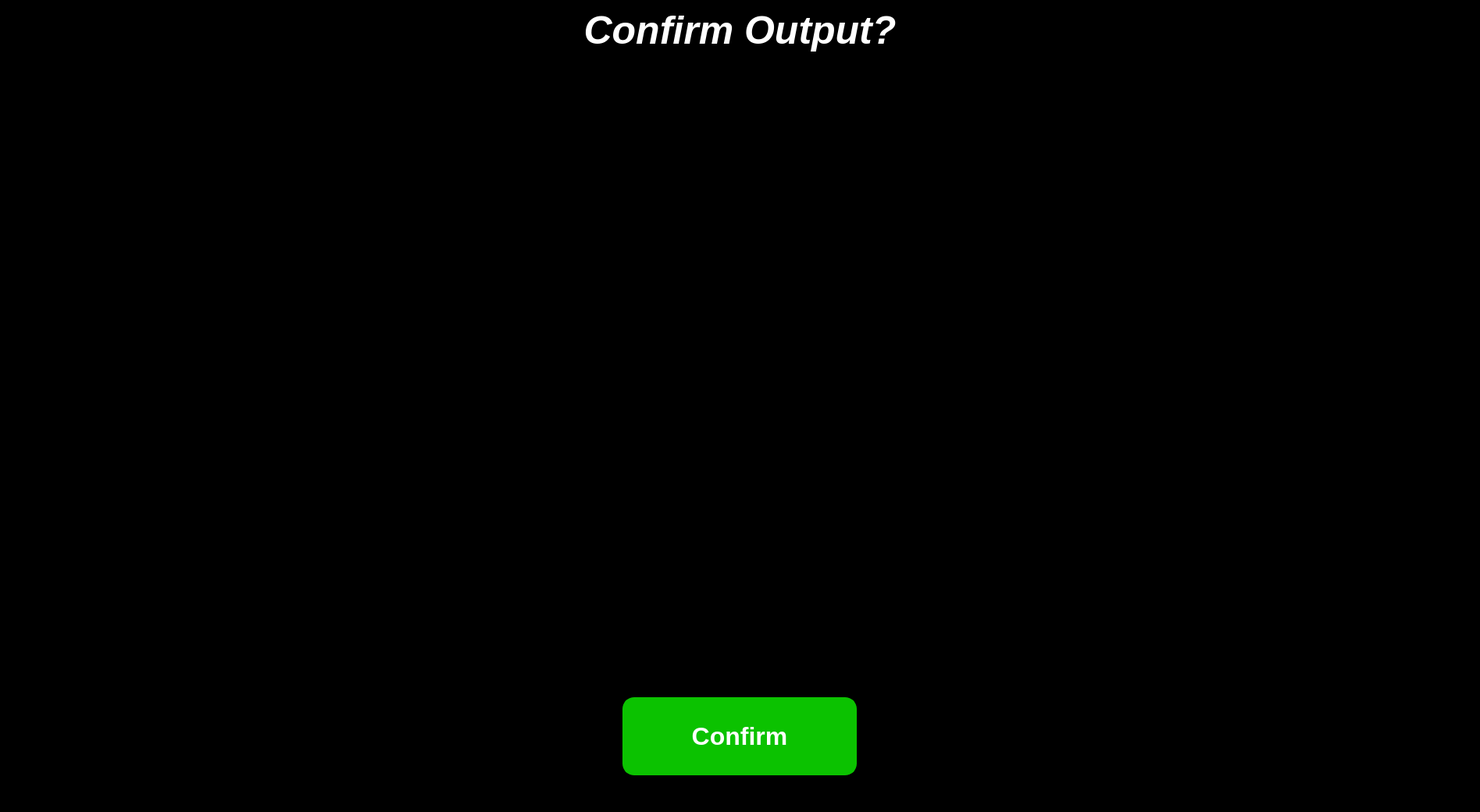
<?xml version="1.0" encoding="UTF-8"?>
<ui version="4.0">
 <class>Confirm</class>
 <widget class="QWidget" name="Confirm">
  <property name="geometry">
   <rect>
    <x>0</x>
    <y>0</y>
    <width>1895</width>
    <height>1040</height>
   </rect>
  </property>
  <property name="sizePolicy">
   <sizepolicy hsizetype="Preferred" vsizetype="Preferred">
    <horstretch>0</horstretch>
    <verstretch>0</verstretch>
   </sizepolicy>
  </property>
  <property name="maximumSize">
   <size>
    <width>16777215</width>
    <height>16777215</height>
   </size>
  </property>
  <property name="windowTitle">
   <string>Confirm</string>
  </property>
  <property name="styleSheet">
   <string notr="true">#Confirm {
    background-color: black;
}

#confirmLabel {
    color: #FFF;
    text-align: center;
    font-family: &quot;Roboto Condensed&quot;;
    font-style: italic;
    font-weight: 700;
    font-size: 50px;
}</string>
  </property>
  <layout class="QGridLayout" name="gridLayout">
   <property name="leftMargin">
    <number>0</number>
   </property>
   <property name="topMargin">
    <number>0</number>
   </property>
   <property name="rightMargin">
    <number>0</number>
   </property>
   <property name="bottomMargin">
    <number>0</number>
   </property>
   <item row="0" column="0">
    <widget class="QWidget" name="overlayWidget" native="true">
     <property name="styleSheet">
      <string notr="true">#overlayWidget {
    background: transparent;
}</string>
     </property>
     <layout class="QVBoxLayout" name="verticalLayout">
      <property name="spacing">
       <number>20</number>
      </property>
      <property name="leftMargin">
       <number>0</number>
      </property>
      <property name="topMargin">
       <number>0</number>
      </property>
      <property name="rightMargin">
       <number>0</number>
      </property>
      <property name="bottomMargin">
       <number>0</number>
      </property>
      <item>
       <spacer name="verticalSpacerTop1">
        <property name="orientation">
         <enum>Qt::Orientation::Vertical</enum>
        </property>
        <property name="sizeType">
         <enum>QSizePolicy::Policy::Minimum</enum>
        </property>
        <property name="sizeHint" stdset="0">
         <size>
          <width>20</width>
          <height>10</height>
         </size>
        </property>
       </spacer>
      </item>
      <item>
       <widget class="QLabel" name="confirmLabel">
        <property name="text">
         <string>Confirm Output?</string>
        </property>
        <property name="alignment">
         <set>Qt::AlignmentFlag::AlignCenter</set>
        </property>
       </widget>
      </item>
      <item>
       <layout class="QHBoxLayout" name="horizontalLayoutTop">
        <item>
         <spacer name="verticalSpacer1">
          <property name="orientation">
           <enum>Qt::Orientation::Vertical</enum>
          </property>
          <property name="sizeHint" stdset="0">
           <size>
            <width>20</width>
            <height>40</height>
           </size>
          </property>
         </spacer>
        </item>
        <item>
         <widget class="QPushButton" name="backButton">
          <property name="enabled">
           <bool>true</bool>
          </property>
          <property name="minimumSize">
           <size>
            <width>200</width>
            <height>80</height>
           </size>
          </property>
          <property name="maximumSize">
           <size>
            <width>200</width>
            <height>80</height>
           </size>
          </property>
          <property name="cursor">
           <cursorShape>PointingHandCursor</cursorShape>
          </property>
          <property name="styleSheet">
           <string notr="true">#backButton {
    background-color: transparent;
    border: none;
    padding: 0px;
    margin: 0px;
}</string>
          </property>
          <property name="text">
           <string/>
          </property>
          <property name="checkable">
           <bool>false</bool>
          </property>
         </widget>
        </item>
        <item>
         <spacer name="horizontalSpacer1">
          <property name="orientation">
           <enum>Qt::Orientation::Horizontal</enum>
          </property>
          <property name="sizeHint" stdset="0">
           <size>
            <width>40</width>
            <height>20</height>
           </size>
          </property>
         </spacer>
        </item>
       </layout>
      </item>
      <item>
       <spacer name="verticalSpacerMiddle">
        <property name="orientation">
         <enum>Qt::Orientation::Vertical</enum>
        </property>
        <property name="sizeType">
         <enum>QSizePolicy::Policy::Maximum</enum>
        </property>
        <property name="sizeHint" stdset="0">
         <size>
          <width>20</width>
          <height>700</height>
         </size>
        </property>
       </spacer>
      </item>
      <item>
       <layout class="QHBoxLayout" name="horizontalLayoutBottom">
        <item>
         <spacer name="horizontalSpacer">
          <property name="orientation">
           <enum>Qt::Orientation::Horizontal</enum>
          </property>
          <property name="sizeType">
           <enum>QSizePolicy::Policy::Minimum</enum>
          </property>
          <property name="sizeHint" stdset="0">
           <size>
            <width>40</width>
            <height>20</height>
           </size>
          </property>
         </spacer>
        </item>
        <item>
         <widget class="QPushButton" name="confirmButton">
          <property name="minimumSize">
           <size>
            <width>300</width>
            <height>100</height>
           </size>
          </property>
          <property name="maximumSize">
           <size>
            <width>300</width>
            <height>100</height>
           </size>
          </property>
          <property name="cursor">
           <cursorShape>PointingHandCursor</cursorShape>
          </property>
          <property name="styleSheet">
           <string notr="true">#confirmButton {
    background-color: #0bc200;
    border: 3px solid #0bc200;
    border-radius: 15px;
    color: white;
    font-family: &quot;Roboto Condensed&quot;;
    font-size: 32px;
    font-weight: bold;
    padding: 20px 40px;
}

#confirmButton:hover {
    background-color: #0dd602;
    border-color: #0dd602;
}

#confirmButton:pressed {
    background-color: #099f00;
    border-color: #099f00;
}</string>
          </property>
          <property name="text">
           <string>Confirm</string>
          </property>
         </widget>
        </item>
        <item>
         <spacer name="horizontalSpacer_2">
          <property name="orientation">
           <enum>Qt::Orientation::Horizontal</enum>
          </property>
          <property name="sizeType">
           <enum>QSizePolicy::Policy::Minimum</enum>
          </property>
          <property name="sizeHint" stdset="0">
           <size>
            <width>40</width>
            <height>20</height>
           </size>
          </property>
         </spacer>
        </item>
       </layout>
      </item>
      <item>
       <spacer name="verticalSpacerBottom1">
        <property name="orientation">
         <enum>Qt::Orientation::Vertical</enum>
        </property>
        <property name="sizeType">
         <enum>QSizePolicy::Policy::Minimum</enum>
        </property>
        <property name="sizeHint" stdset="0">
         <size>
          <width>20</width>
          <height>47</height>
         </size>
        </property>
       </spacer>
      </item>
     </layout>
    </widget>
   </item>
  </layout>
 </widget>
 <resources/>
 <connections/>
</ui>
